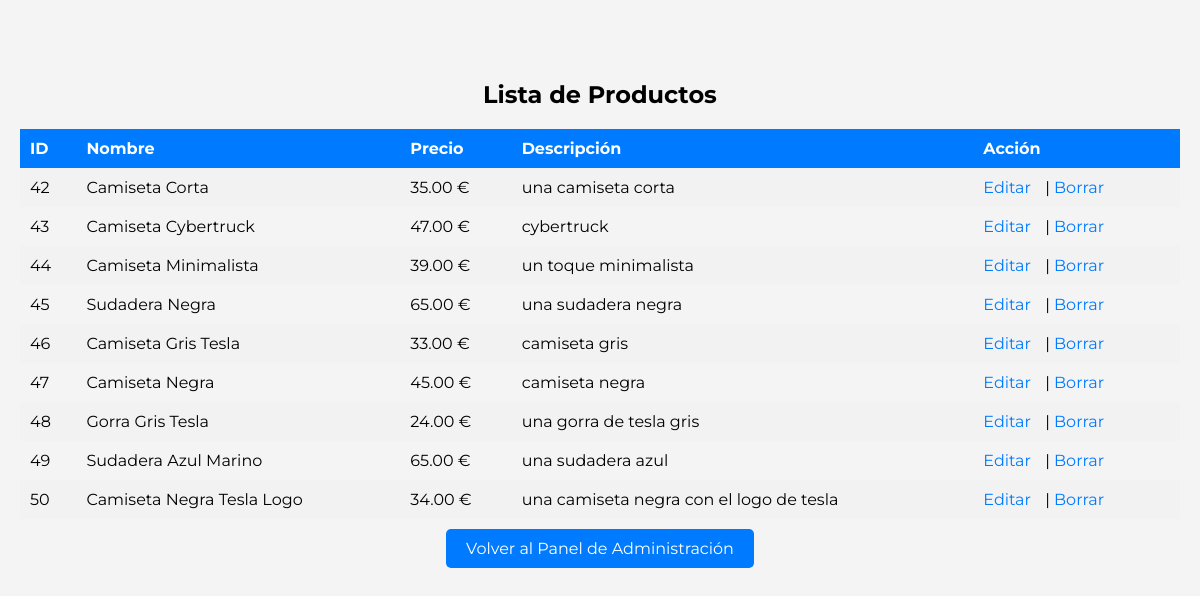
The page /tabla_productos.php on the database as committed earlier.
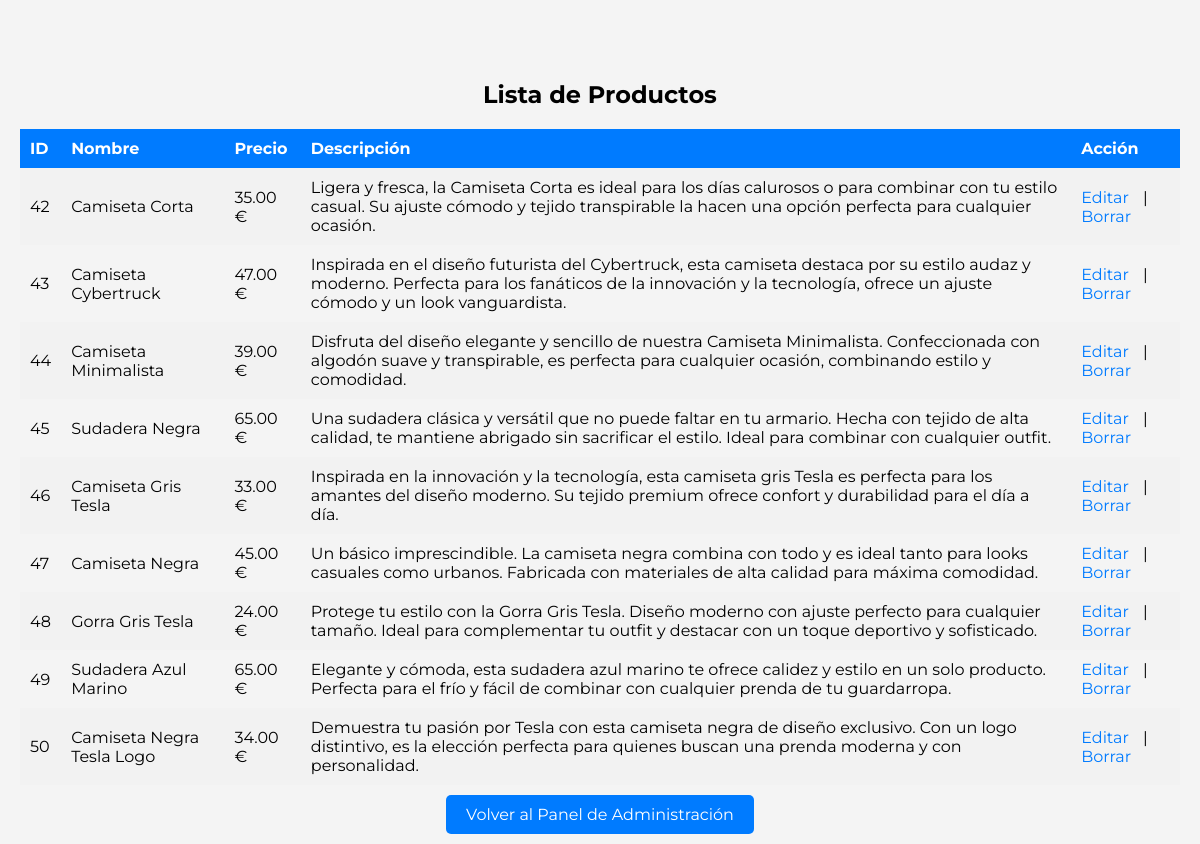
The same page on the database as committed later.
### tables this page shows
CREATE TABLE `productos` (
  `id` int(11) NOT NULL,
  `nombre` varchar(100) DEFAULT NULL,
  `precio` decimal(10,2) DEFAULT NULL,
  `descripcion` text DEFAULT NULL,
  `fecha_creacion` datetime DEFAULT current_timestamp()
);

### tabla_productos.php (the view, shortened to what this page needs)
<?php
include 'config.php';
$sql = "SELECT id, nombre, precio, descripcion FROM productos";
$result = $conn->query($sql);
?>
<!DOCTYPE html>
<html lang="es">
<head>
    <link rel="stylesheet" href="styles.css">
</head>
<body class="body-tabla-products">
    <h2 class="heading-tabla-products">Lista de Productos</h2>
    <table class="table-products">
        <tr class="table-row-products">
            <th class="table-header-products">ID</th>
            <th class="table-header-products">Nombre</th>
            <th class="table-header-products">Precio</th>
            <th class="table-header-products">Descripción</th>
            <th class="table-header-products">Acción</th>
        </tr>
        <?php while ($row = $result->fetch_assoc()) : ?>
            <tr class="table-row-products">
                <td class="table-cell-products"><?php echo $row['id']; ?></td>
                <td class="table-cell-products"><?php echo htmlspecialchars($row['nombre']); ?></td>
                <td class="table-cell-products"><?php echo number_format($row['precio'], 2); ?> €</td>
                <td class="table-cell-products"><?php echo htmlspecialchars($row['descripcion']); ?></td>
                <td class="table-cell-products">
                    <a href="modificar_producto.php?id=<?php echo $row['id']; ?>" class="edit-button-products">Editar</a> |
                    <a href="#" onclick="confirmarEliminacion(<?php echo $row['id']; ?>)" class="delete-button-products">Borrar</a>
                </td>
            </tr>
        <?php endwhile; ?>
    </table>
    <div class="button-container-users">
        <a href="admin_panel.php" class="back-button-users">Volver al Panel de Administración</a>
    </div>
</body>
</html>

### styles.css (style rules this page uses)
html { min-height: 100%; position: relative; }
body { font-family: "Montserrat", serif; margin: 0; padding: 0; box-sizing: border-box; background-color: #f4f4f4; }
h2 { text-align: center; margin-top: 60px; }
.button-container-users { text-align: center; margin-top: 20px; }
.back-button-users { text-decoration: none; padding: 10px 20px; background-color: #007bff; color: #fff; border-radius: 5px; font-size: 16px; }
.body-tabla-users, .body-tabla-products, .body-modificar-user { font-family: "Montserrat", serif; margin: 0; padding: 20px; background-color: #f4f4f4; }
.heading-tabla-users, .heading-tabla-products, .heading-modificar-user { text-align: center; margin-bottom: 20px; }
.table-users, .table-products { width: 100%; border-collapse: collapse; margin-top: 20px; margin-bottom: 20px; }
.table-header-users, .table-cell-users, .table-header-products, .table-cell-products { padding: 10px; text-align: left; }
.table-header-users, .table-header-products { background-color: #007bff; color: #fff; }
.edit-button-users, .delete-button-users, .edit-button-products, .delete-button-products, .back-link, .back-link-modificar-user { text-decoration: none; color: #007bff; margin-right: 10px; }
.table-row-users:nth-child(even), .table-row-products:nth-child(even), .table-tallas-row:nth-child(even), .table-sudaderas-row:nth-child(even), .table-camisetas-row:nth-child(even), .table-pantalones-row:nth-child(even) { background-color: #f2f2f2; }

Rows that differ between the two databases and show on the page:
changed productos "Camiseta Corta": descripcion "una camiseta corta" → "Ligera y fresca, la Camiseta Corta es ideal para los días calurosos o para combinar con tu estilo casual. Su ajuste cómodo y tejido transpirable la hacen una opción perfecta para cualquier ocasión."
changed productos "Camiseta Cybertruck": descripcion "cybertruck" → "Inspirada en el diseño futurista del Cybertruck, esta camiseta destaca por su estilo audaz y moderno. Perfecta para los fanáticos de la innovación y la tecnología, ofrece un ajuste cómodo y un look vanguardista."
changed productos "Camiseta Minimalista": descripcion "un toque minimalista" → "Disfruta del diseño elegante y sencillo de nuestra Camiseta Minimalista. Confeccionada con algodón suave y transpirable, es perfecta para cualquier ocasión, combinando estilo y comodidad."
changed productos "Sudadera Negra": descripcion "una sudadera negra" → "Una sudadera clásica y versátil que no puede faltar en tu armario. Hecha con tejido de alta calidad, te mantiene abrigado sin sacrificar el estilo. Ideal para combinar con cualquier outfit."
changed productos "Camiseta Gris Tesla": descripcion "camiseta gris" → "Inspirada en la innovación y la tecnología, esta camiseta gris Tesla es perfecta para los amantes del diseño moderno. Su tejido premium ofrece confort y durabilidad para el día a día."
changed productos "Camiseta Negra": descripcion "camiseta negra" → "Un básico imprescindible. La camiseta negra combina con todo y es ideal tanto para looks casuales como urbanos. Fabricada con materiales de alta calidad para máxima comodidad."
changed productos "Gorra Gris Tesla": descripcion "una gorra de tesla gris" → "Protege tu estilo con la Gorra Gris Tesla. Diseño moderno con ajuste perfecto para cualquier tamaño. Ideal para complementar tu outfit y destacar con un toque deportivo y sofisticado."
changed productos "Sudadera Azul Marino": descripcion "una sudadera azul" → "Elegante y cómoda, esta sudadera azul marino te ofrece calidez y estilo en un solo producto. Perfecta para el frío y fácil de combinar con cualquier prenda de tu guardarropa."
changed productos "Camiseta Negra Tesla Logo": descripcion "una camiseta negra con el logo de tesla" → "Demuestra tu pasión por Tesla con esta camiseta negra de diseño exclusivo. Con un logo distintivo, es la elección perfecta para quienes buscan una prenda moderna y con personalidad."
